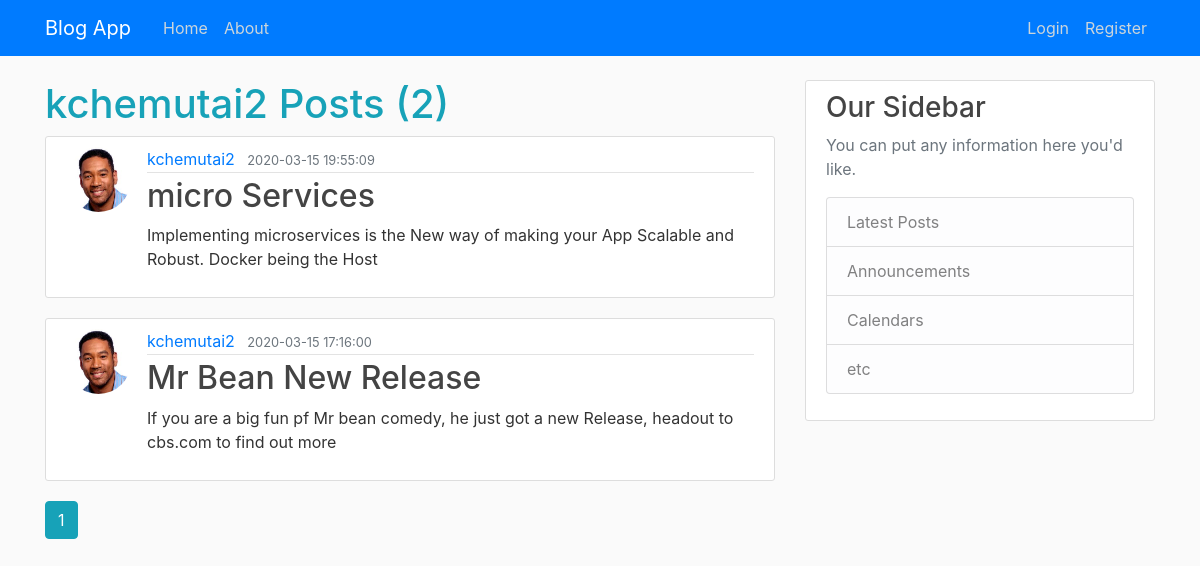
The app's page /user/kchemutai2, older data.
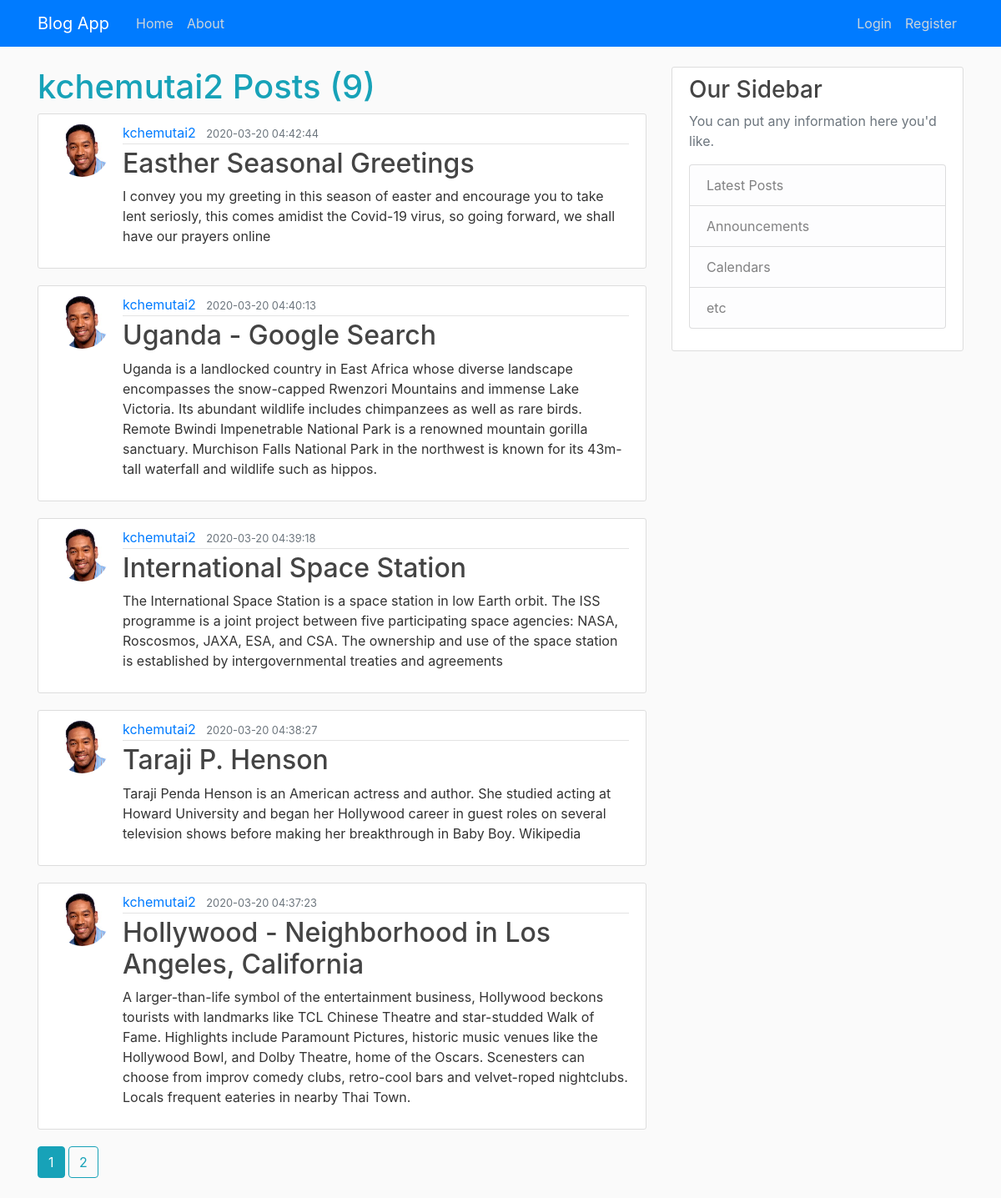
The same page, newer data.
### blog/models.py (models this page shows, shortened)
class User(db.Model, UserMixin):
    id = db.Column(db.Integer, primary_key=True)
    username = db.Column(db.String(20), unique=True, nullable=False)
    email = db.Column(db.String(120), unique=True, nullable=False)
    image_file = db.Column(db.String(20), nullable=False, default = 'default.jpg')
    password = db.Column(db.String(60), nullable=False)
    posts = db.relationship('Post', backref='author', lazy=True)

class Post(db.Model):
    id = db.Column(db.Integer, primary_key=True)
    title = db.Column(db.String(120), nullable=False)
    date_posted = db.Column(db.DateTime, nullable=False, default=datetime.utcnow)
    content = db.Column(db.Text, nullable=False)
    user_id = db.Column(db.Integer, db.ForeignKey('user.id'), nullable=False)

### blog/routes.py (the view)
@app.route('/user/<string:username>')
def user_posts(username):
    page = request.args.get('page', 1, type=int)
    user = User.query.filter_by(username=username).first_or_404()
    posts = Post.query.filter_by(author=user).order_by(Post.date_posted.desc()).paginate(page=page, per_page=5)
    return render_template('user_posts.html', posts=posts, user=user)

### blog/templates/user_posts.html
{% extends "layout.html" %}
{% block content %}
    <h1 class="text-info">{{ user.username }} Posts ({{ posts.total }})</h1>
    {% for post in posts.items %}
        <article class="media content-section">
          <img src="{{url_for('static', filename='images/' + post.author.image_file)}}" alt="" class="rounded-circle article-img">
          <div class="media-body">
            <div class="article-metadata">
              <a class="mr-2" href="{{ url_for('user_posts', username=post.author.username) }}">{{ post.author.username }}</a>
              <small class="text-muted">{{ post.date_posted.strftime('%Y-%m-%d  %H:%M:%S') }}</small>
            </div>
            <h2><a class="article-title" href="{{ url_for('post', post_id=post.id)}}">{{ post.title }}</a></h2>
            <p class="article-content">{{ post.content }}</p>
          </div>
        </article>
    {% endfor %}
    {% for page_num in posts.iter_pages(left_edge=1, right_edge=1, left_current=1, right_current=2) %}
      {% if page_num %}
        {% if posts.page == page_num %}
          <a class="btn btn-info mb-4 " href="{{ url_for('user_posts', page=page_num, username=user.username )}}">{{page_num}}</a>
        {% else %}
          <a class="btn btn-outline-info mb-4 " href="{{ url_for('user_posts', page=page_num, username=user.username )}}">{{page_num}}</a>
        {% endif %}
      {% else %}
        ...
      {% endif %}
    {% endfor %}
{% endblock%}

### blog/templates/layout.html (shortened to what this page needs)
<!doctype html>
<html lang="en">
  <head>
    <link rel="stylesheet" href="https://stackpath.bootstrapcdn.com/bootstrap/4.4.1/css/bootstrap.min.css">
    <link rel="stylesheet" href="{{ url_for('static', filename='main.css')}}">
  </head>
  <body>
        <header class="site-header">
          <nav class="navbar navbar-expand-md navbar-dark bg-primary fixed-top">
            <div class="container">
              <a class="navbar-brand mr-4" href="/">Blog App</a>
              <div class="collapse navbar-collapse" id="navbarToggle">
                <div class="navbar-nav mr-auto">
                  <a class="nav-item nav-link" href="{{ url_for('home')}}">Home</a>
                  <a class="nav-item nav-link" href="{{url_for('about')}}">About</a>
                </div>
                <div class="navbar-nav">
                  {% if current_user.is_authenticated %}
                    <a class="nav-item nav-link" href="{{url_for('new_post')}}">New Post</a>
                    <a class="nav-item nav-link" href="{{url_for('account')}}">Account</a>
                    <a class="nav-item nav-link" href="{{url_for('logout')}}">Logout</a>
                  {% else %}
                    <a class="nav-item nav-link" href="{{url_for('login')}}">Login</a>
                    <a class="nav-item nav-link" href="{{url_for('register')}}">Register</a>
                  {% endif %}
                </div>
              </div>
            </div>
          </nav>
        </header>
        <main role="main" class="container">
          <div class="row">
            <div class="col-md-8">
              {% block content %}{% endblock %}
            </div>
            <div class="col-md-4">
              <div class="content-section">
                <h3>Our Sidebar</h3>
                <p class='text-muted'>You can put any information here you'd like.
                  <ul class="list-group">
                    <li class="list-group-item list-group-item-light">Latest Posts</li>
                    <li class="list-group-item list-group-item-light">Announcements</li>
                    <li class="list-group-item list-group-item-light">Calendars</li>
                    <li class="list-group-item list-group-item-light">etc</li>
                  </ul>
                </p>
              </div>
            </div>
          </div>
        </main>
  </body>
</html>

### blog/static/main.css (style rules this page uses)
body { background: #fafafa; color: #333333; margin-top: 5rem; }
h1, h2, h3, h4, h5, h6 { color: #444444; }
.site-header .navbar-nav .nav-link { color: #cbd5db; }
.content-section { background: #ffffff; padding: 10px 20px; border: 1px solid #dddddd; border-radius: 3px; margin-bottom: 20px; }
.article-title { color: #444444; }
.article-content { white-space: pre-line; }
.article-img { height: 65px; width: 65px; margin-right: 16px; }
.article-metadata { padding-bottom: 1px; margin-bottom: 4px; border-bottom: 1px solid #e3e3e3 }

Row changes from the older to the newer data that the page shows:
no longer on this page (row unchanged): Post: image_file (picture), author.username "kchemutai2", date_posted "2020-03-15 19:55:09", title "micro Services", content "Implementing microservices is the New way of making your App Scalable and Robust. Docker being the Host"
no longer on this page (row unchanged): Post: image_file (picture), author.username "kchemutai2", date_posted "2020-03-15 17:16:00", title "Mr Bean New Release", content "If you are a big fun pf Mr bean comedy, he just got a new Release, headout to cbs.com to find out more"
added Post: image_file (picture), author.username "kchemutai2", date_posted "2020-03-20 04:42:44", title "Easther Seasonal Greetings", content "I convey you my greeting in this season of easter and encourage you to take lent seriosly, this comes amidist the Covid-19 virus, so going forward, we shall have our prayers online"
added Post: image_file (picture), author.username "kchemutai2", date_posted "2020-03-20 04:40:13", title "Uganda - Google Search", content "Uganda is a landlocked country in East Africa whose diverse landscape encompasses the snow-capped Rwenzori Mountains and immense Lake Victoria. Its abundant wildlife includes chimpanzees as well as rare birds. Remote Bwindi Impenetrable National Park is a renowned mountain gorilla sanctuary. Murchison Falls National Park in the northwest is known for its 43m-tall waterfall and wildlife such as hippos."
added Post: image_file (picture), author.username "kchemutai2", date_posted "2020-03-20 04:39:18", title "International Space Station", content "The International Space Station is a space station in low Earth orbit. The ISS programme is a joint project between five participating space agencies: NASA, Roscosmos, JAXA, ESA, and CSA. The ownership and use of the space station is established by intergovernmental treaties and agreements"
added Post: image_file (picture), author.username "kchemutai2", date_posted "2020-03-20 04:38:27", title "Taraji P. Henson", content "Taraji Penda Henson is an American actress and author. She studied acting at Howard University and began her Hollywood career in guest roles on several television shows before making her breakthrough in Baby Boy. Wikipedia"
added Post: image_file (picture), author.username "kchemutai2", date_posted "2020-03-20 04:37:23", title "Hollywood - Neighborhood in Los Angeles, California", content "A larger-than-life symbol of the entertainment business, Hollywood beckons tourists with landmarks like TCL Chinese Theatre and star-studded Walk of Fame. Highlights include Paramount Pictures, historic music venues like the Hollywood Bowl, and Dolby Theatre, home of the Oscars. Scenesters can choose from improv comedy clubs, retro-cool bars and velvet-roped nightclubs. Locals frequent eateries in nearby Thai Town."
Text that changed along with them:
{{ posts.total }}: "2" → "9"
new list line: "2"
